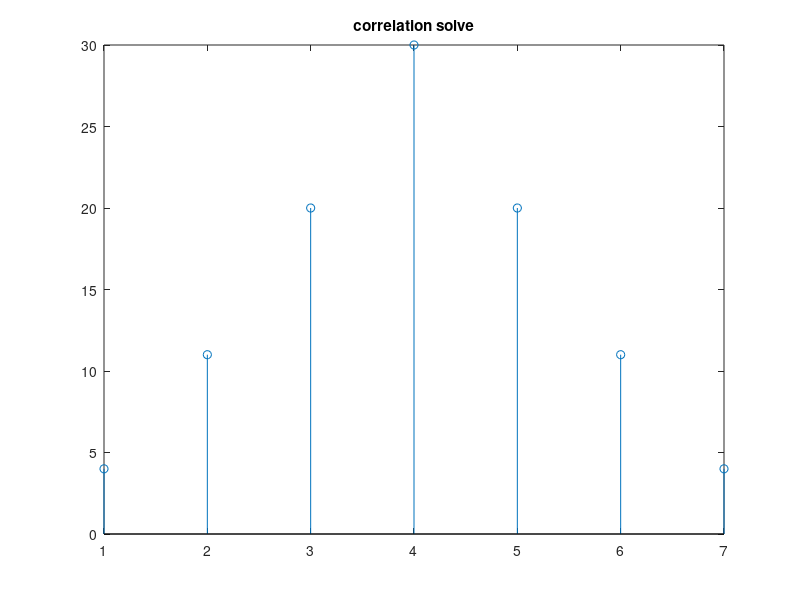

MATLAB code for this plot:
clc;
clear all;
close all;

%x=input('give fist signal');
x=[1 2 3 4];
%h=input('give 2nd signal');
h=[1 2 3 4];
h=fliplr(h);
n1= length(x);
n2= length(h);

X=[x,zeros(1,n2)];
Y=[h,zeros(1,n1)];


for i=1:n1+n2-1
  y(i)=0;
  for j=1:n1
    if(i-j+1>0)
      y(i)= y(i) + X(j)*Y(i-j+1);
    else
     end
  endfor
endfor
stem(y);
title('correlation solve')

